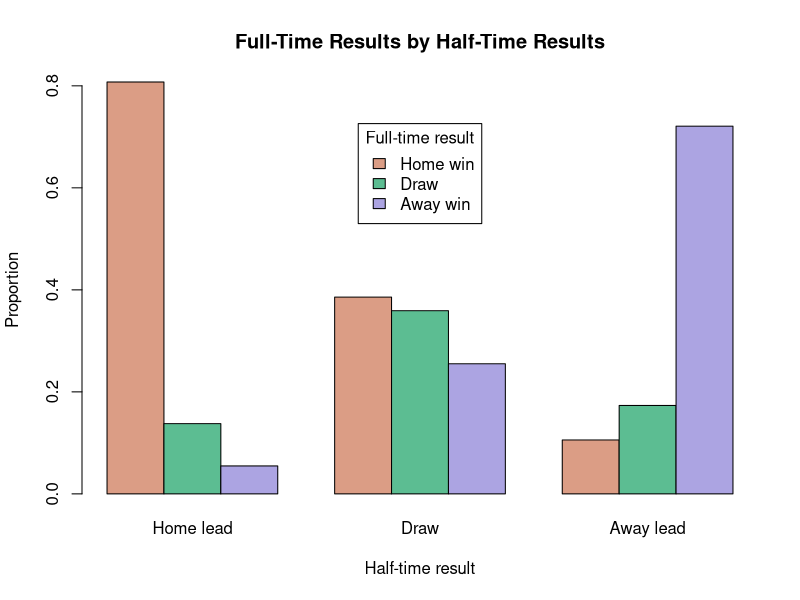
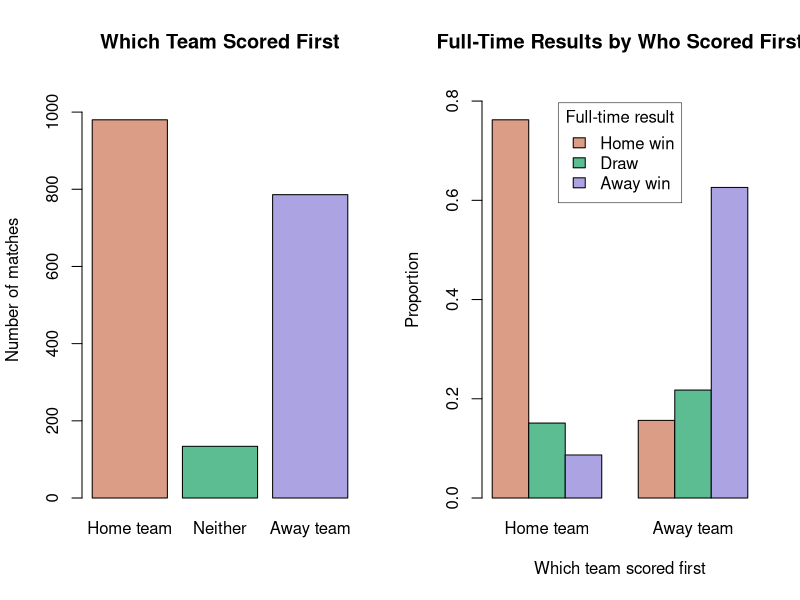
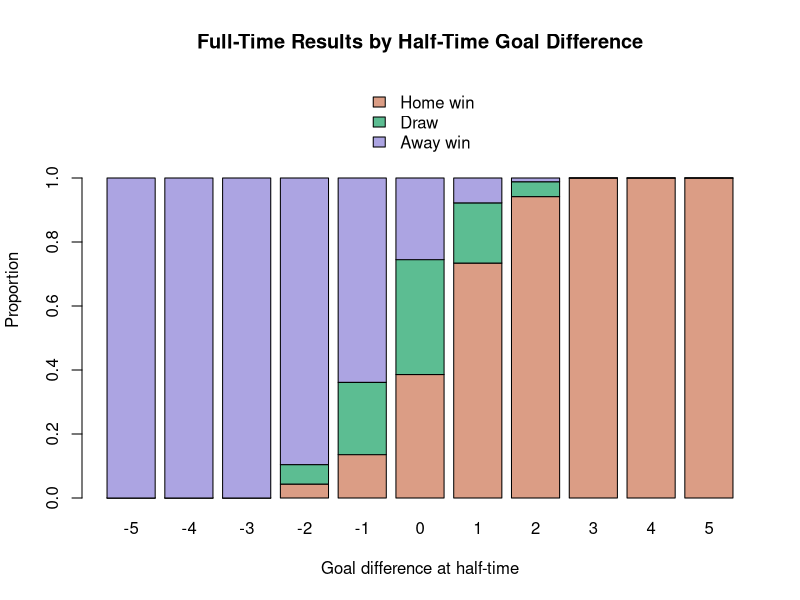
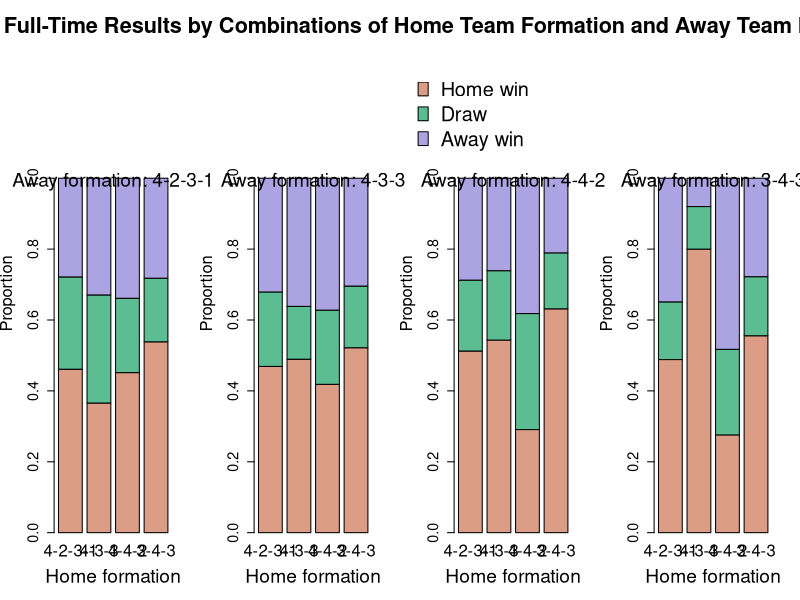
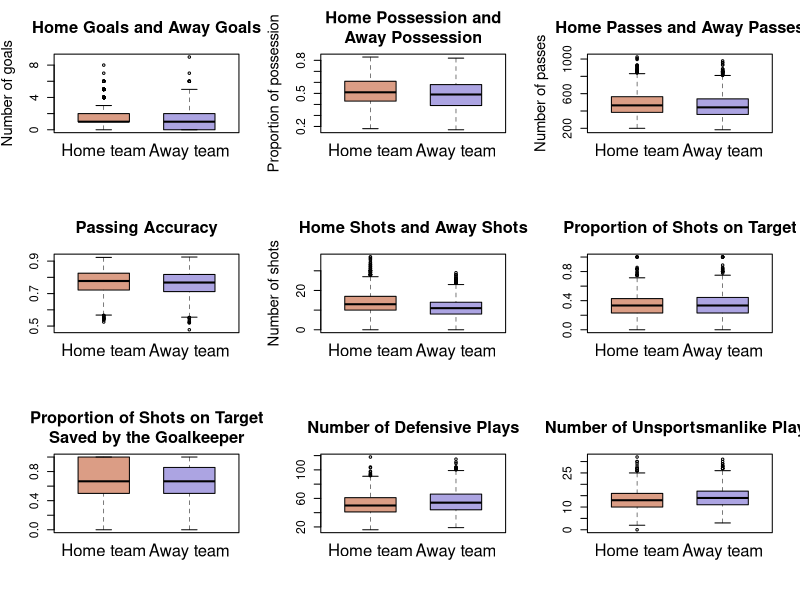
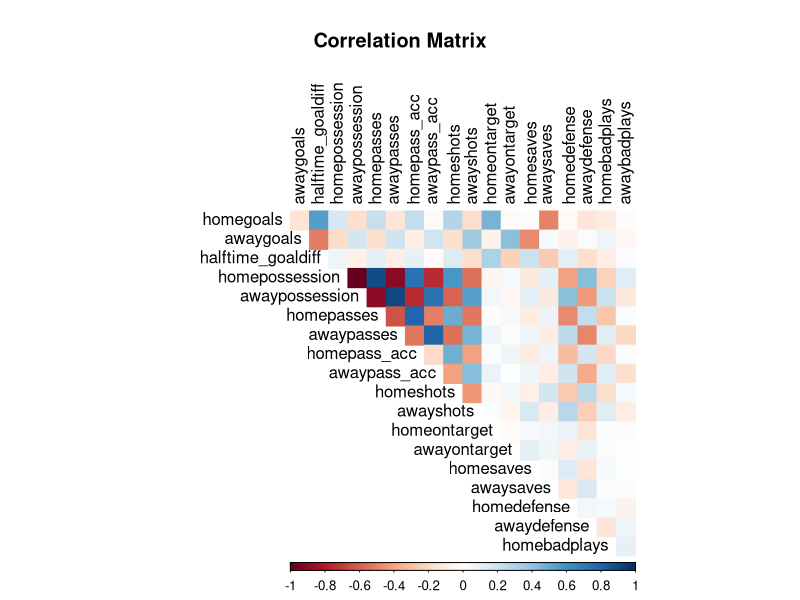
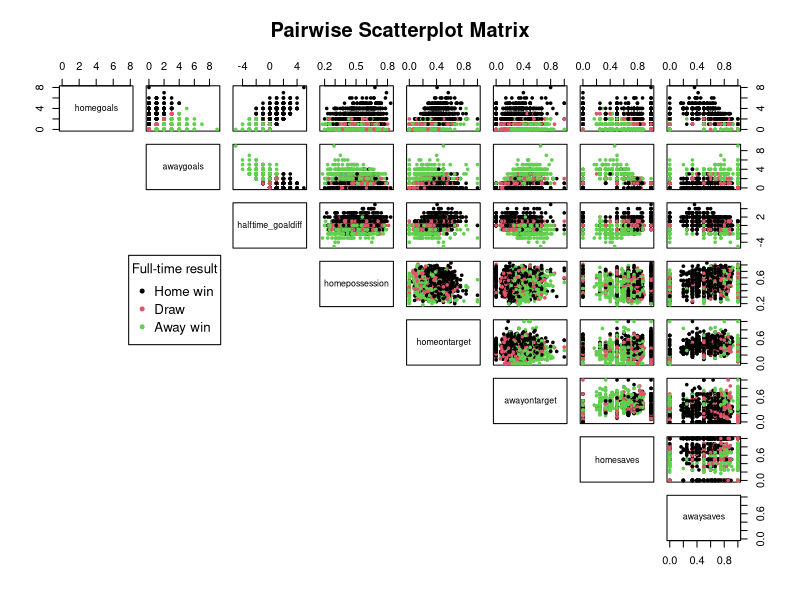
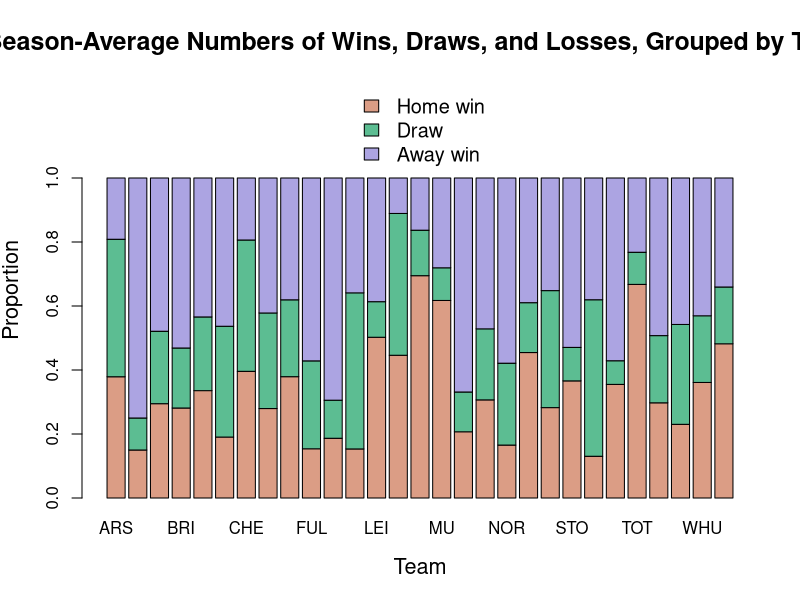

Write R code to recreate these figures, in order. (Note: this script raises an error after producing the figures.)
## Analyzing match statistics and team performances in 5 seasons (2015/16 to 2019/20) of the Premier League
##
## AUTHOR: TARA NGUYEN
## Part of final project for UCLA Extension course:
## Introduction to Data Science
## Completed in December 2020

########## DATA IMPORT AND CLEANING ##########

library(readr)   ## for function read_csv()
matchstats <- read_csv('matchstats.csv')
matchstats
names(matchstats)
summary(matchstats)
colSums(is.na(matchstats))

## replace NAs

matchstats$scoredfirst[is.na(matchstats$scoredfirst)] <- 'neither'

## turn some variables into factors

matchstats$season <- as.factor(matchstats$season)
matchstats$fulltime_res <- factor(matchstats$fulltime_res,
	levels = c('home_win', 'draw', 'away_win'))
matchstats$scoredfirst <- factor(matchstats$scoredfirst,
	levels = c('home', 'neither', 'away'))
matchstats$halftime_res <- factor(matchstats$halftime_res,
	levels = c('home_lead', 'draw', 'away_lead'))
summary(matchstats)

########## DATA TRANSFORMATION ##########

## full-time and half-time results

ft_res <- c('Home win', 'Draw', 'Away win')
ht_res <- c('Home lead', 'Draw', 'Away lead')

## which team scored first

sf <- c('Home team', 'Neither', 'Away team')

##### MATCH RECORDS #####

## most home goals, most away goals

sorthomegoals <- matchstats[order(matchstats$homegoals), c(1:4, 5)]
tail(sorthomegoals)
tail(matchstats[order(matchstats$awaygoals), c(1:4, 6)])

## draws with the most goals

tail(sorthomegoals[sorthomegoals$fulltime_res == 'draw', ], 15)

## biggest home wins, biggest away wins

goaldiff <- matchstats$homegoals - matchstats$awaygoals
tail(matchstats[order(goaldiff), c(1:3, 5, 6)])
head(matchstats[order(goaldiff), c(1:3, 5, 6)])

## highest goal difference at half-time

tail(matchstats[order(matchstats$halftime_goaldiff), c(1:4, 9)])

## biggest comebacks after trailing at half-time

comeback <- cbind(matchstats[, c(1:3, 5, 6, 9)], goaldiff)
comeback <- comeback[order(comeback$halftime_goaldiff), ]

home_cb <- subset(comeback, halftime_goaldiff < 0 & goaldiff > 0)
home_cb_goals <- home_cb$goaldiff - home_cb$halftime_goaldiff
tail(home_cb[order(abs(home_cb$halftime_goaldiff), home_cb_goals), ])

away_cb <- subset(comeback, halftime_goaldiff > 0 & goaldiff < 0)
away_cb_goals <- away_cb$halftime_goaldiff - away_cb$goaldiff
tail(away_cb[order(away_cb$halftime_goaldiff, away_cb_goals), ])

## most unbalanced possession

possessdiff <- matchstats$homepossession - matchstats$awaypossession
tail(matchstats[order(abs(possessdiff)), c(1:4, 12, 13)])

## wins with the lowest possession

sorthomepossess <- matchstats[order(matchstats$homepossession), c(1:4, 12)]
head(sorthomepossess[sorthomepossess$fulltime_res == 'home_win', ])
sortawaypossess <- matchstats[order(matchstats$awaypossession), c(1:4, 13)]
head(sortawaypossess[sortawaypossess$fulltime_res == 'away_win', ])

## losses with the highest possession

tail(sorthomepossess[sorthomepossess$fulltime_res == 'away_win', ])
tail(sortawaypossess[sortawaypossess$fulltime_res == 'home_win', ])

## most/least passes by both teams combined

totalpasses <- matchstats$homepasses + matchstats$awaypasses
passes_subset <- cbind(matchstats[, c(1:4, 14, 15)], totalpasses)
tail(passes_subset[order(totalpasses), ])
head(passes_subset[order(totalpasses), ])

## biggest difference in number of accurate passes

homeaccpasses <- matchstats$homepasses * matchstats$homepass_acc
awayaccpasses <- matchstats$awaypasses * matchstats$awaypass_acc
accpassdiff <- abs(homeaccpasses - awayaccpasses)
accpass_subset <- cbind(matchstats[, c(1:4)], homeaccpasses, awayaccpasses,
	accpassdiff)
tail(accpass_subset[order(accpassdiff), ])

## most/least shots by both teams combined

totalshots <- matchstats$homeshots + matchstats$awayshots
shots_subset <- cbind(matchstats[, c(1:4, 18, 19)], totalshots)
tail(shots_subset[order(totalshots), ])
head(shots_subset[order(totalshots), ])

## wins with the least shots on target

homeshots_ot <- matchstats$homeshots * matchstats$homeontarget
homesot_subset <- cbind(matchstats[, 1:4], homeshots_ot)
homesot_subset <- homesot_subset[order(homeshots_ot), ]
head(homesot_subset[homesot_subset$fulltime_res == 'home_win', ])

awayshots_ot <- matchstats$awayshots * matchstats$awayontarget
awaysot_subset <- cbind(matchstats[, 1:4], awayshots_ot)
awaysot_subset <- awaysot_subset[order(awayshots_ot), ]
head(awaysot_subset[awaysot_subset$fulltime_res == 'away_win', ])

## losses with the most shots on target

tail(homesot_subset[homesot_subset$fulltime_res == 'away_win', ])
tail(awaysot_subset[awaysot_subset$fulltime_res == 'home_win', ])

## biggest difference in number of shots on target

sotdiff <- abs(homeshots_ot - awayshots_ot)
sot_subset <- cbind(matchstats[, 1:4], homeshots_ot, awayshots_ot, sotdiff)
tail(sot_subset[order(sot_subset$sotdiff), ])

## goalless draws with the highest number of shots on target

totalsot <- homeshots_ot + awayshots_ot
nogoal_subset <- cbind(matchstats[, c(1:3, 7)], homeshots_ot, awayshots_ot, 
	totalsot)
nogoal_subset <- subset(nogoal_subset, scoredfirst == 'neither',
	select = c(1:3, 5:7))
tail(nogoal_subset[order(nogoal_subset$totalsot), ])

## most/least defensive plays by both teams combined

totaldefense <- matchstats$homedefense + matchstats$awaydefense
defense_subset <- cbind(matchstats[, c(1:4, 24, 25)], totaldefense)
tail(defense_subset[order(totaldefense), ])
head(defense_subset[order(totaldefense), ])

## most/least unsportsmanlike plays by both teams combined

totalbadplays <- matchstats$homebadplays + matchstats$awaybadplays
badplays_subset <- cbind(matchstats[, c(1:4, 26, 27)], totalbadplays)
tail(badplays_subset[order(totalbadplays), ])
head(badplays_subset[order(totalbadplays), ])

##### CONTIGENCY TABLES ACROSS ALL MATCHES #####

## full-time results, half-time results, and which team scored first

(ft_res_tab <- table(matchstats$fulltime_res))
(ht_res_tab <- table(matchstats$halftime_res))
(sf_tab <- table(matchstats$scoredfirst))

## full-time results by half-time results

(ft_ht_tab <- xtabs(~ fulltime_res + halftime_res, matchstats))
(ft_ht_proptab <- prop.table(ft_ht_tab, 2))   ## proportions

## full-time results by who scored first

(ft_sf_tab <- xtabs(~ fulltime_res + scoredfirst, matchstats))
(ft_sf_proptab <- prop.table(ft_sf_tab, 2))   ## proportions

## full-time results by goal difference at half-time, by home goals and by away goals

(ft_htgd_tab <- xtabs(~ fulltime_res + halftime_goaldiff, matchstats))
(ft_htgd_proptab <- prop.table(ft_htgd_tab, 2))   ## proportions

## full-time results by home goals and by away goals

(ft_homegoals_tab <- xtabs(~ fulltime_res + homegoals, matchstats))
(ft_awaygoals_tab <- xtabs(~ fulltime_res + awaygoals, matchstats))

## number of unique formations

(n_formations_unique <- 
	length(unique(c(matchstats$homeformation, matchstats$awayformation))))
	## 33

## number of times each formation was used

(homefm_tab <- sort(table(matchstats$homeformation), decreasing = T))
(awayfm_tab <- sort(table(matchstats$awayformation), decreasing = T))

## number of home wins, draws, and away wins grouped by formation
## (only the most used formations included)

ft_form_tab <- xtabs(~ fulltime_res + homeformation + awayformation, 
	matchstats)
(ft_form_tab <- ft_form_tab[, names(homefm_tab[1:4]),
	names(awayfm_tab[1:4])])
(ft_form_proptab <- prop.table(ft_form_tab, 2:3))   ## proportions

##### PER-SEASON AND PER-MATCH AVERAGES AT TEAM LEVEL #####

n_teams_per_season <- 20

## all teams

(teams <- sort(unique(c(matchstats$hometeam, matchstats$awayteam))))

## abbreviate team names

teams_abbr <- toupper(substr(teams, 1, 3))
teams_abbr[which(teams_abbr == 'MAN')] <- c('MCT', 'MU')
teams_abbr[which(teams_abbr == 'WES')] <- c('WBA', 'WHU')
teams_abbr

## number of unique teams in all seasons

(n_teams_unique <- length(teams))   ## 29

## number of home/away games each team played across all seasons

n_homegames_byteam <- table(matchstats$hometeam)

## number of seasons each team played in

(n_seasons_byteam <- n_homegames_byteam / (n_teams_per_season - 1))

## teams that played in all 5 seasons

n_seasons_byteam[n_seasons_byteam == 5]
sum(n_seasons_byteam == 5)   ## 13

## season-average number of wins/draws/losses

home_res_tab <- xtabs(~ fulltime_res + hometeam, matchstats)
home_res_seasonavg <- home_res_tab / as.vector(n_seasons_byteam)
head(home_res_seasonavg)

away_res_tab <- xtabs(~ fulltime_res + awayteam, matchstats)
away_res_seasonavg <- away_res_tab / as.vector(n_seasons_byteam)
head(away_res_seasonavg)

res_seasonavg <- rbind(home_res_seasonavg[1, ] + away_res_seasonavg[3, ],
	home_res_seasonavg[2, ] + away_res_seasonavg[2, ],
	home_res_seasonavg[3, ] + away_res_seasonavg[1, ])
rownames(res_seasonavg) <- c('win', 'draw', 'loss')
(res_proptab <- prop.table(res_seasonavg, 2))   ## proportions

## season-average number of times each team scored/conceded first, grouped by full-time results

home_sf_res_tab <- xtabs(~ hometeam + scoredfirst + fulltime_res, 
	matchstats)
home_sf_res_seasonavg <- home_sf_res_tab / as.vector(n_seasons_byteam)
head(home_sf_res_seasonavg[, , 2])

away_sf_res_tab <- xtabs(~ awayteam + scoredfirst + fulltime_res, 
	matchstats)
away_sf_res_seasonavg <- away_sf_res_tab / as.vector(n_seasons_byteam)
head(away_sf_res_seasonavg[, , 2])

## season-average number of wins after conceding first

concf_win_seasonavg <- rbind(home_sf_res_seasonavg[, 'away', 'home_win'], 
	away_sf_res_seasonavg[, 'home', 'away_win'])
rownames(concf_win_seasonavg) <- c('home_win', 'away_win')
concf_win_seasonavg

## percentage of times each team won after conceding first

home_concf_win_prop <- prop.table(home_sf_res_tab[, 'away', ], 1)
away_concf_win_prop <- prop.table(away_sf_res_tab[, 'home', ], 1)
concf_win_prop <- cbind(home_concf_win_prop[, 'home_win'],
	away_concf_win_prop[, 'away_win'])
colnames(concf_win_prop) <- c('Home', 'Away')
head(concf_win_prop)

## season-average number of losses after scoring first

sf_loss_seasonavg <- rbind(home_sf_res_seasonavg[, 'home', 'away_win'], 
	away_sf_res_seasonavg[, 'away', 'home_win'])
rownames(sf_loss_seasonavg) <- c('home_loss', 'away_loss')
sf_loss_seasonavg

## season-average number of half-time leads/draws/trails, grouped by full-time results

home_ft_ht_tab <- xtabs(~ hometeam + halftime_res + fulltime_res,
	matchstats)
colnames(home_ft_ht_tab) <- c('lead', 'draw', 'trail')
home_ht_ft_seasonavg <- home_ft_ht_tab / as.vector(n_seasons_byteam)
head(home_ht_ft_seasonavg[, , 1])

away_ft_ht_tab <- xtabs(~ awayteam + halftime_res + fulltime_res,
	matchstats)
colnames(away_ft_ht_tab) <- c('trail', 'draw', 'lead')
away_ht_ft_seasonavg <- away_ft_ht_tab / as.vector(n_seasons_byteam)
head(away_ht_ft_seasonavg[, , 1])

## season-average number of wins after trailing at half-time

httrail_win_seasonavg <- rbind(home_ht_ft_seasonavg[, 'trail', 'home_win'],
	away_ht_ft_seasonavg[, 'trail', 'away_win'])
rownames(httrail_win_seasonavg) <- c('home_win', 'away_win')
httrail_win_seasonavg

## percentage of times each team won after trailing at half-time

home_httrail_win_prop <- prop.table(home_ft_ht_tab[, 'trail', ])
away_httrail_win_prop <- prop.table(away_ft_ht_tab[, 'trail', ])
httrail_win_prop <- cbind(home_httrail_win_prop[, 'home_win'],
	away_httrail_win_prop[, 'away_win'])
colnames(httrail_win_prop) <- c('Home', 'Away')
head(httrail_win_prop)

## season-average number of losses after leading at half-time

htlead_loss_seasonavg <- rbind(home_ht_ft_seasonavg[, 'lead', 'away_win'], 
	away_ht_ft_seasonavg[, 'lead', 'home_win'])
rownames(htlead_loss_seasonavg) <- c('home_loss', 'away_loss')
htlead_loss_seasonavg

## season-average number of clean sheets

(cleansh_seasonavg <- (xtabs(~ hometeam + awaygoals, matchstats)[, 1] +
	xtabs(~ awayteam + homegoals, matchstats)[, 1]) / n_seasons_byteam)

## match-average stats

home_matchavg <- aggregate(cbind(homegoals, awaygoals, halftime_goaldiff, 
	homepossession, homepasses, homepass_acc, homeshots, homeontarget, 
	homesaves, homedefense, homebadplays) ~ hometeam, matchstats, mean)
colnames(home_matchavg) <- c('team', 'goalsscored', 'goalsconceded', 
	'ht_goaldiff', 'possession', 'passes', 'pass_acc', 'shots', 'ontarget', 
	'saves', 'defense', 'badplays')

away_matchavg <- aggregate(cbind(homegoals, awaygoals, halftime_goaldiff, 
	awaypossession, awaypasses, awaypass_acc, awayshots, awayontarget, 
	awaysaves, awaydefense, awaybadplays) ~ awayteam, matchstats, mean)
colnames(away_matchavg) <- c('team', 'goalsconceded', 'goalsscored', 
	'ht_goaldiff', 'possession', 'passes', 'pass_acc', 'shots', 'ontarget', 
	'saves', 'defense', 'badplays')

matchavg <- cbind(home_matchavg[, 1:3], away_matchavg[, 3:2], 
	(home_matchavg[, 2] + away_matchavg[, 3]) / 2,
	(home_matchavg[, 3] + away_matchavg[, 2]) / 2)
matchavg <- cbind(matchavg,
	(home_matchavg[, -(1:3)] + away_matchavg[, -(1:3)]) / 2)
colnames(matchavg)
colnames(matchavg)[2:7] <- c('homescored', 'homeconceded', 'awayscored', 
	'awayconceded', 'totalscored', 'totalconceded')
matchavg$ft_goaldiff <- with(matchavg, 
	(homescored + awayscored - homeconceded - awayconceded) / 2)
colnames(matchavg)
matchavg <- matchavg[, c(1:7, 17, 8:16)]
format(head(matchavg), digits = 4)

##### SEASON-END STATS AT TEAM LEVEL #####

seasons <- levels(matchstats$season)

## teams in each season

library(reshape2)   ## for function melt()

teams_byseason <- t(aggregate(hometeam ~ season, matchstats, 
	function(x) sort(unique(x))))
teams_byseason <- teams_byseason[-1, ]
colnames(teams_byseason) <- seasons
teams_byseason <- melt(teams_byseason, varnames = c('', 'season'),
	value.name = 'team')
teams_byseason <- teams_byseason[, -1]
teams_byseason[c(1:5, 21:25), ]

## season-total number of wins/draws/losses

homewin_byseason <- aggregate(fulltime_res ~ hometeam + season, matchstats, 
	function(x) sum(x == 'home_win'))
awaywin_byseason <- aggregate(fulltime_res ~ awayteam + season, matchstats, 
	function(x) sum(x == 'away_win'))
win_byseason <- cbind(teams_byseason,
	homewin_byseason[, 3] + awaywin_byseason[, 3])
colnames(win_byseason)[3] <- 'win'

homedraw_byseason <- aggregate(fulltime_res ~ hometeam + season, matchstats, 
	function(x) sum(x == 'draw'))
awaydraw_byseason <- aggregate(fulltime_res ~ awayteam + season, matchstats, 
	function(x) sum(x == 'draw'))
draw_byseason <- cbind(teams_byseason,
	homedraw_byseason[, 3] + awaydraw_byseason[, 3])
colnames(draw_byseason)[3] <- 'draw'

homeloss_byseason <- aggregate(fulltime_res ~ hometeam + season, matchstats, 
	function(x) sum(x == 'away_win'))
awayloss_byseason <- aggregate(fulltime_res ~ awayteam + season, matchstats, 
	function(x) sum(x == 'home_win'))
loss_byseason <- cbind(teams_byseason,
	homeloss_byseason[, 3] + awayloss_byseason[, 3])
colnames(loss_byseason)[3] <- 'loss'

res_byseason <- cbind(win_byseason, draw_byseason[, 3], loss_byseason[, 3])
colnames(res_byseason)[4:5] <- c('draw', 'loss')
head(res_byseason)

## season-total number of points earned (3 for each win, 1 for each draw)

pts_byseason <- cbind(res_byseason[, 1:2],
	res_byseason$win * 3 + res_byseason$draw)
colnames(pts_byseason)[3] <- 'points'
head(pts_byseason)

## season-total number of goals scored/conceded

homesc_byseason <- aggregate(homegoals ~ hometeam + season, matchstats, sum)
awaysc_byseason <- aggregate(awaygoals ~ awayteam + season, matchstats, sum)
scored_byseason <- cbind(teams_byseason,
	homesc_byseason[, 3] + awaysc_byseason[, 3])
colnames(scored_byseason)[3] <- 'goalsscored'
head(scored_byseason)

homeconc_byseason <- aggregate(awaygoals ~ hometeam + season, matchstats, 
	sum)
awayconc_byseason <- aggregate(homegoals ~ awayteam + season, matchstats, 
	sum)
conceded_byseason <- cbind(teams_byseason,
	homeconc_byseason[, 3] + awayconc_byseason[, 3])
colnames(conceded_byseason)[3] <- 'goalsconceded'
head(conceded_byseason)

## season-total goal difference

goaldiff_byseason <- cbind(teams_byseason,
	scored_byseason[3] - conceded_byseason[3])
colnames(goaldiff_byseason)[3] <- 'goaldiff'
head(goaldiff_byseason)

##### TEAM RANKINGS #####

## rankings at the end of each season

ranktab_byseason <- cbind(res_byseason, pts_byseason[3], scored_byseason[3], 
	conceded_byseason[3])

## season-total goal difference
ranktab_byseason$goaldiff <- 
	ranktab_byseason$goalsscored - ranktab_byseason$goalsconceded

## ranks
ranktab_byseason <- ranktab_byseason[with(ranktab_byseason, 
	order(season, points, goaldiff, goalsscored, goalsconceded, 
	decreasing = c(F, rep(T, 4)))), ]
ranktab_byseason$rank <- rep(1:n_teams_per_season, length(seasons))
ncol <- ncol(ranktab_byseason)
ranktab_byseason <- ranktab_byseason[, c(ncol, 1:(ncol-1))]
head(ranktab_byseason)
tail(ranktab_byseason)

## rankings across all seasons

ranktab_allseasons <- cbind(n_homegames_byteam * 2, 
	aggregate(cbind(win, draw, loss, points, goalsscored, goalsconceded, 
		goaldiff) ~ team, ranktab_byseason, mean)[, -1])
head(ranktab_allseasons)
colnames(ranktab_allseasons)[1:2] <- c('team', 'matches')

## ranks
ranktab_allseasons <- ranktab_allseasons[with(ranktab_allseasons, 
	order(points, goaldiff, goalsscored, decreasing = T)), ]
ranktab_allseasons$rank <- 1:nrow(ranktab_allseasons)
ncol <- ncol(ranktab_allseasons)
ranktab_allseasons <- ranktab_allseasons[, c(ncol, 1:(ncol-1))]
head(ranktab_allseasons)   ## teams with the highest average points/season
tail(ranktab_allseasons)   ## teams with the lowest average points/season

##### TEAM RECORDS #####

## most/least wins/draws/losses in a season

tail(ranktab_byseason[order(ranktab_byseason$win), ])
head(ranktab_byseason[order(ranktab_byseason$win), ])
tail(ranktab_byseason[order(ranktab_byseason$draw), ])
head(ranktab_byseason[order(ranktab_byseason$draw), ])
tail(ranktab_byseason[order(ranktab_byseason$loss), ])
head(ranktab_byseason[order(ranktab_byseason$loss), ])

## most/least total wins/draws/losses per season

tail(ranktab_allseasons[order(ranktab_allseasons$win), ])
head(ranktab_allseasons[order(ranktab_allseasons$win), ])
tail(ranktab_allseasons[order(ranktab_allseasons$draw), ])
head(ranktab_allseasons[order(ranktab_allseasons$draw), ])
tail(ranktab_allseasons[order(ranktab_allseasons$loss), ])
head(ranktab_allseasons[order(ranktab_allseasons$loss), ])

## most/least points in a season

tail(ranktab_byseason[order(ranktab_byseason$points), ])
head(ranktab_byseason[order(ranktab_byseason$points), ])

## most season-average wins after conceding first

tail(sort(colSums(concf_win_seasonavg)))

## most season-average losses after scoring first

tail(sort(colSums(sf_loss_seasonavg)))

## most season-average wins after trailing at half-time

tail(sort(colSums(httrail_win_seasonavg)))

## most season-average losses after leading at half-time

tail(sort(colSums(htlead_loss_seasonavg)))

## most clean sheets per season

tail(sort(cleansh_seasonavg))

## most/least goals scored/conceded in a season

tail(ranktab_byseason[order(ranktab_byseason$goalsscored), ])
head(ranktab_byseason[order(ranktab_byseason$goalsscored), ])
tail(ranktab_byseason[order(ranktab_byseason$goalsconceded), ])
head(ranktab_byseason[order(ranktab_byseason$goalsconceded), ])

## highest/lowest goal difference in a season

tail(ranktab_byseason[order(ranktab_byseason$goaldiff), ])
head(ranktab_byseason[order(ranktab_byseason$goaldiff), ])

########## DATA VISUALIZATION ##########

## function for getting colors for plots
## n: number of colors needed
## i: index of the color palette listed in hcl.pals('qualitative')
## i = 1: "Pastel 1"
## i = 2: "Dark 2"
## i = 3: "Dark 3"
## i = 4: "Set 2"
## i = 5: "Set 3"
## i = 6: "Warm"
## i = 7: "Cold"
## i = 8: "Harmonic"
## i = 9: "Dynamic"
## i > 9: the list of palettes gets recycled
## alpha: color transparency; a single number or a vector of numbers between 0 and 1

getcol <- function(n, i, alpha = NULL) {
	if (i %% 9 != 0) {
		i <- i %% 9
	}
	hcl.colors(n, hcl.pals('qualitative')[i], alpha = alpha)
}

## colors for plots of home team vs. away team

col_hva <- getcol(3, 9)[c(1, 3)]

## function for drawing box plots with user-defined properties
## x: data for plotting
## ...: other arguments to be passed to the boxplot() function

myboxplot <- function(x, ...) {
	boxplot(x, ..., col = col_hva, boxwex = .6, medlwd = 2, whisklwd = .5, 
		staplewex = .3, outcex = .5)
}

## function for saving plots as png files
## name: a descriptive name for the file (without the .png extension)
## w, h: width and height (in pixels) of the image

saveaspng <- function(name, w = 700, h = 480) {
	filename <- paste0('epldat5seasons/Plots/', name, '.png')
	png(filename, w, h)
}

##### PLOTS OF CONTIGENCY TABLES #####

saveaspng('fulltime-halftime-results')
barplot(ft_ht_proptab, main = 'Full-Time Results by Half-Time Results',
	names.arg = ht_res, xlab = 'Half-time result', ylab = 'Proportion',
	col = getcol(3, 9), beside = T, legend.text = ft_res, 
	args.legend = list(x = 'top', title = 'Full-time result', inset = .1))
dev.off()

saveaspng('fulltime-results-scoredfirst')
par(mfrow = c(1, 2))
barplot(sf_tab, main = 'Which Team Scored First', names.arg = sf,
	ylab = 'Number of matches', ylim = c(0, max(sf_tab)) * 1.1, 
	col = getcol(3, 9))
barplot(ft_sf_proptab[, -2], ylim = c(0, max(ft_sf_proptab[, -2])) * 1.1, 
	main = 'Full-Time Results by Who Scored First',names.arg = sf[-2],
	xlab = 'Which team scored first', ylab = 'Proportion', beside = T, 
	col = getcol(3, 9), legend.text = ft_res, args.legend = list(x = 'top',
	title = 'Full-time result', inset = .05, box.lwd = .5))
par(mfrow = c(1, 1))
dev.off()

saveaspng('fulltime-results-halftime-goaldiff')
barplot(ft_htgd_proptab, col = getcol(3, 9), ylim = c(0, 1.3), axes = F,
	main = 'Full-Time Results by Half-Time Goal Difference',
	xlab = 'Goal difference at half-time', ylab = 'Proportion')
## draw y-axis
axis(2, seq(0, 1, .2))
## add legend
legend('top', ft_res, fill = getcol(3, 9), bty = 'n')
dev.off()

saveaspng('formations', 1000)
par(mfrow = c(1, 4))
for (i in 1:4) {
	bp <- barplot(ft_form_proptab[, , i], col = getcol(3, 9), axes = F, 
		axisnames = F, ylim = c(0, 1.35), ylab = 'Proportion', 
		cex.lab = 1.5)
	## draw y-axis
	axis(2, seq(0, 1, .2), cex.axis = 1.3)
	## add info on teams' formations
	mtext(paste('Away formation:', dimnames(ft_form_proptab)[[3]][i]),
		line = -10.25, cex = 1.15)
	mtext('Home formation', side = 1, line = 3, cex = 1.15)
	mtext(dimnames(ft_form_proptab)[[2]], at = bp, side = 1, line = 1)
}
par(mfrow = c(1, 1))
## add title
mtext(paste('Full-Time Results by Combinations of Home Team Formation and', 
	'Away Team Formation'), side = 3, line = 2.25, font = 2, cex = 1.3)
## add legend
legend('topleft', ft_res, cex = 1.2, fill = getcol(3, 9), bty = 'n', 
	inset = c(.4, .018), y.intersp = .9)
dev.off()

##### PLOTS OF NUMERIC VARIABLES #####

## function for drawing box plots of numeric variables
## vars: names of column in matchavg data frame to be plotted
## ...: other arguments to be passed to myboxplot() function

numvarsbxp1 <- function(vars, ...) {
	myboxplot(matchstats[, vars], show.names = F, cex.main = 1.5, 
		cex.lab = 1.35, cex.axis = 1.1, ...)
	## add x-axis labels
	mtext(c('Home team', 'Away team'), side = 1, line = 1, at  = 1:2)
}

saveaspng('numericvars1', 700, 500)
par(mfrow = c(3, 3))
numvarsbxp1(c('homegoals', 'awaygoals'), ylab = 'Number of goals',
	main = 'Home Goals and Away Goals')
numvarsbxp1(c('homepossession', 'awaypossession'),
	main = 'Home Possession and\nAway Possession',
	ylab = 'Proportion of possession')
numvarsbxp1(c('homepasses', 'awaypasses'), ylab = 'Number of passes',
	main = 'Home Passes and Away Passes')
numvarsbxp1(c('homepass_acc', 'awaypass_acc'), main = 'Passing Accuracy')
numvarsbxp1(c('homeshots', 'awayshots'), ylab = 'Number of shots',
	main = 'Home Shots and Away Shots')
numvarsbxp1(c('homeontarget', 'awayontarget'),
	main = 'Proportion of Shots on Target')
numvarsbxp1(c('homesaves', 'awaysaves'),
	main = 'Proportion of Shots on Target\nSaved by the Goalkeeper')
numvarsbxp1(c('homedefense', 'awaydefense'),
	main = 'Number of Defensive Plays')
numvarsbxp1(c('homebadplays', 'awaybadplays'),
	main = 'Number of Unsportsmanlike Plays')
par(mfrow = c(1, 1))
dev.off()

## visualization of correlation matrix

library(corrplot)   ## for function corrplot()

saveaspng('correlation-matrix', 480)
corrplot(cor(matchstats[, c(5:6, 9, 12:27)]), method = 'color', 
	title = 'Correlation Matrix', type = 'upper', diag = F, 
	mar = c(0, 0, 4, 0), tl.col = 1, cl.pos = 'b', cl.ratio = .1)
dev.off()

## pairwise scatterplot matrix, color-coded by full-time results

saveaspng('scatterplot-matrix')
plot(matchstats[, c(5:6, 9, 12, 20:23)], col = matchstats$fulltime_res, 
	main = 'Pairwise Scatterplot Matrix', pch = 20, cex = .8,
	lower.panel = NULL)
## add legend
legend('left', ft_res, title = 'Full-time result', col = 1:3, pch = 20, 
	cex = .8, inset = .1)
dev.off()

##### PLOTS OF PER-SEASON AND PER-MATCH AVERAGES #####

saveaspng('win-draw-loss', 1280)
barplot(res_proptab, col = getcol(3, 9), ylim = c(0, 1.3), axes = F,
	main = paste('Season-Average Numbers of Wins, Draws, and Losses,',
	'Grouped by Team'), names.arg = teams_abbr, xlab = 'Team',
	ylab = 'Proportion', cex.lab = 1.3, cex.main = 1.5)
## draw y-axis
axis(2, seq(0, 1, .2))
## add legend
legend('top', ft_res, fill = getcol(3, 9), cex = 1.2, bty = 'n')
dev.off()

saveaspng('win-concfirst-seasonavg', 1280)
barplot(concf_win_seasonavg, col = getcol(2, 9), names.arg = teams_abbr,
	main = paste('Season-Average Number of Times A Team Won',
	'After Conceding First'), ylim = c(0, max(concf_win_seasonavg) * 1.1), 
	ylab = 'Number of matches', xlab = 'Team', cex.lab = 1.3, 
	cex.main = 1.5)
## add legend
legend('topleft', c('Home win', 'Away win'), cex = 1.2, fill = getcol(2, 9), 
	inset = c(.15, .05), horiz = T)
dev.off()

saveaspng('win-trailatht-seasonavg', 1280)
barplot(httrail_win_seasonavg, col = getcol(2, 9), names.arg = teams_abbr,
	main = paste('Season-Average Number of Times A Team Won',
	'After Trailing at Half-Time'), ylab = 'Number of matches',
	xlab = 'Team', cex.lab = 1.3, cex.main = 1.5)
## add legend
legend('top', c('Home win', 'Away win'), cex = 1.2, fill = getcol(2, 9), 
	inset = .1, horiz = T)
dev.off()

saveaspng('win-homeadvantage-props')
par(mfrow = c(1, 2))
myboxplot(concf_win_prop, ylab = 'Proportion', main = paste('Proportion of',
	'Times A Team Won\nAt Home Vs. Away After Conceding First'))
myboxplot(httrail_win_prop, ylab = 'Proportion', main = paste('Proportion',
	'of Times A Team Won\nAt Home Vs. Away After Trailing at Half-Time'))
par(mfrow = c(1, 1))
dev.off()

## PLOTS OF NUMERIC VARIABLES

## function for drawing box plots of numeric variables
## var: name of column in matchavg data frame to be plotted
## main: plot title
## ...: other arguments to be passed to myboxplot() function

numvarsbxp2 <- function(var, ..., main) {
	myboxplot(home_matchavg[, var], away_matchavg[, var], show.names = F,
		cex.main = 1.5, cex.lab = 1.35, cex.axis = 1.1,
		main = paste0('Average ', main, 'Per Match'), ...)
	## add x-axis labels
	mtext(c('Home match', 'Away match'), side = 1, line = 1, at = 1:2)
}

saveaspng('numericvars2', 800, 700)
par(mfrow = c(4, 3))
numvarsbxp2('goalsscored', main = 'Number of Goals Scored\n',
	ylab = 'Number of goals')
numvarsbxp2('goalsconceded', main = 'Number of Goals Conceded\n',
	ylab = 'Number of goals')
numvarsbxp2('possession', main = 'Proportion of Possession\n',
	ylab = 'Proportion')
numvarsbxp2('passes', main = 'Number of Passes\n', ylab = 'Number of passes')
numvarsbxp2('pass_acc', main = 'Passing Accuracy\n', ylab = 'Accuracy')
numvarsbxp2('shots', main = 'Number of Shots\n', ylab = 'Number of shots')
numvarsbxp2('ontarget', main = 'Proportion of Shots on Target\n',
	ylab = 'Number of shots')
numvarsbxp2('saves', main = paste('Proportion of Shots on Target\nSaved by', 
	'the Goalkeeper '), ylab = 'Proportion')
numvarsbxp2('defense', main = 'Number of Defensive Plays\n',
	ylab = 'Number of plays')
numvarsbxp2('badplays', main = 'Number of Unsportsmanlike Plays\n',
	ylab = 'Number of plays')
par(mfrow = c(1, 1))
dev.off()

## function for drawing bar plots of numeric variables
## var: name of column in matchavg data frame to be plotted
## ...: other arguments to be passed to barplot() function

numvarsbrp <- function(var, ...) {
	barplot(matchavg[, var], col = getcol(n_teams_unique, 9), xlab = 'Team', 
		cex.lab = 1.3, cex.main = 1.5, names.arg = teams_abbr, 
		ylim = c(0, matchavg[, var]) * 1.1, ...)
}

saveaspng('team-matchavg-possession', 1280)
numvarsbrp('possession', main = 'Average Proportion of Ball Possession Per Match')
dev.off()

saveaspng('team-matchavg-passes', 1280)
numvarsbrp('passes', main = 'Average Number of Passes Per Match')
dev.off()

saveaspng('team-matchavg-pass_acc', 1280)
numvarsbrp('pass_acc', main = 'Average Passing Accuracy Per Match')
dev.off()

saveaspng('team-matchavg-shots', 1280)
numvarsbrp('shots', main = 'Average Number of Shots Per Match')
dev.off()

saveaspng('team-matchavg-ontarget', 1280)
numvarsbrp('ontarget', main = 'Average Proportion of Shots on Target Per Match')
dev.off()

saveaspng('team-matchavg-saves', 1280)
numvarsbrp('saves', main = paste('Average Proportion of Shots on Target', 
	'Saved by the Goalkeeper Per Match'))
dev.off()

saveaspng('team-matchavg-defense', 1280)
numvarsbrp('defense', main = 'Average Number of Defensive Plays Per Match')
dev.off()

saveaspng('team-matchavg-badplays', 1280)
numvarsbrp('badplays', main = 'Average Number of Unsportsmanlike Plays Per Match')
dev.off()

########## STATISTICAL ANALYSES ##########

##### CLASSIFICATION OF FULL-TIME RESULTS USING RANDOM FORESTS #####

## split data into training set (70%) and test set (30%)
## select only variables that are going to be in the model

nrow <- nrow(matchstats)
ntrain <- round(nrow * .7)
set.seed(264)   ## for reproducible results
index <- sample(nrow, ntrain)
(trainset <- matchstats[index, c(4:7, 9, 12, 20:23)])
(testset <- matchstats[-index, c(4:7, 9, 12, 20:23)])

library(randomForest)   ## to use random forest algorith

(rf <- randomForest(fulltime_res ~ ., trainset, importance = T))
## Number of trees: 500
## No. of variables tried at each split: 3
## OOB estimate of error rate: .45%

## plot error rates vs. number of trees

saveaspng('randomforest-error-vs-ntree')
plot(rf, main = paste('Error Rates as a Function of the Number of Trees',
	'in the Random Forest'))
## add legend
legend('topright', c('Out-of-bag sample', 'Home-win class', 'Draw class', 
	'Away-win class'), lty = 1:4, col = 1:4)
dev.off()

## use model rf to classify full-time results in the test set

pred <- predict(rf, testset)

## confusion matrix of predicted values and actual values in test set

table(pred, testset$fulltime_res)

## number of misclassifcations and error rate in the test set

(n_misclass <- sum(testset$fulltime_res != pred))   ## 2
(mean(testset$fulltime_res != pred) * 100)   ## .35%

## fine-tune the model by varying the number of variables tried at each split

testset_err_rate_new <- c()
oob_error <- c()
for (i in 1:(ncol(trainset) - 1)) {
	rf_new <- randomForest(fulltime_res ~ ., trainset, mtry = i,
		importance = T)
	
	## new predicted values for the test set
	pred_new <- predict(rf_new, testset)
	
	## new misclassification rate in the test set
	testset_err_rate_new[i] <- mean(testset$fulltime_res != pred_new)

	## new out-of-bag error estimate
	oob_error[i] <- rf_new$err.rate[rf_new$ntree, 1]
}

## plot new error rates vs. number of variables tried at each split

saveaspng('randomforest-finetune')
par(mfrow = c(1, 2))
plot(testset_err_rate_new, type = 'b', col = 3, 
	xlab = 'Number of variables', ylab = 'Error rate in the test set')
plot(oob_error, type = 'b', col = 4, lty = 2, pch = 20, 
	xlab = 'Number of variables', ylab = 'Out-of-bag error estimate')
## add title
title <- paste('Error Rates in the Test Set and Out-of-Bag Error Estimates',
	'as a Function of\nthe Number of Variables Tried at Each Split')
par(mfrow = c(1, 1))
mtext(title, line = 1, font = 2, cex = 1.2)
dev.off()

## importance matrix for the original model (rf)

importance <- importance(rf)
importance[order(importance[, 4], importance[, 5], decreasing = T), ]

## variable importance plot

saveaspng('randomforest-varimportance')
varImpPlot(rf, main = 'Variable Importance in the Random Forest')
dev.off()

## how many times each variable was used in the random forest

use_counts <- varUsed(rf)
names(use_counts) <- colnames(trainset)[-1]
sort(use_counts, decreasing = T)

## partial dependence plots for the three most important variables

## get the coordinates to find out the limits on the axes
pdp <- vector('list', 5)
pdp[[1]] <- partialPlot(rf, as.data.frame(trainset), homegoals, 'home_win', 
	plot = F)
pdp[[2]] <- partialPlot(rf, as.data.frame(trainset), homegoals, 'draw',
	plot = F)
pdp[[3]] <- partialPlot(rf, as.data.frame(trainset), homegoals, 'away_win', 
	plot = F)
pdp[[4]] <- partialPlot(rf, as.data.frame(trainset), awaygoals, 'home_win', 
	plot = F)
pdp[[5]] <- partialPlot(rf, as.data.frame(trainset), awaygoals, 'away_win', 
	plot = F)

xlim <- range(sapply(pdp, function(x) range(x$x)))
ylim <- range(sapply(pdp, function(x) range(x$y))) * c(1.1, 1.5)

## draw the plots

saveaspng('randomforest-partialdependence-numeric')
plot(pdp[[1]], type = 'b', col = 3, lty = 2, lwd = 2, xlim = xlim, 
	ylim = ylim, main = paste('Partial Dependence of Full-Time Results on', 
	'the Numbers of Home Goals and Away Goals'), xlab = 'Number of goals', 
	ylab = 'Partial dependence')
lines(pdp[[2]], type = 'b', col = 3, lty = 3, lwd = 3, pch = 0)
lines(pdp[[3]], type = 'b', col = 3, lty = 4, lwd = 2, pch = 2)
lines(pdp[[4]], type = 'b', col = 4, lty = 2, lwd = 2, pch = 16)
lines(pdp[[5]], type = 'b', col = 4, lty = 4, lwd = 2, pch = 17)
## add legends
legend('topleft', c('Home win', 'Draw', 'Away win'), col = 3, lty = 2:4,
	lwd = c(2, 3, 2), pch = c(1, 0, 2), title = 'Dependence on home goals', 
	box.lwd = .5)
legend('topright', c('Home win', 'Away win'), col = 4, lty = c(2, 4),
	lwd = 2, pch = c(16, 17), title = 'Dependence on away goals', 
	box.lwd = .5)
## add horizontal line at y = 0
abline(h = 0, col = 'red', lty = 5)
dev.off()

saveaspng('randomforest-partialdependence-sf', 750)
classes <- levels(trainset$fulltime_res)
par(mfrow = c(1, 3))
for (i in seq_along(classes)) {
	pdp_sf <- partialPlot(rf, as.data.frame(trainset), scoredfirst,
		classes[i], plot = F)
	bp <- barplot(pdp_sf$y, col = getcol(3, 9)[i], axes = F, axisnames = F,
		ylim = range(pdp_sf$y) + c(-.2, 1), ylab = 'Partial dependence',
		cex.lab = 1.5)
	## draw y-axis
	axis(2, cex.axis = 1.2)
	## add x-axis names
	mtext(sf, at = bp, side = 1, line = .5, cex = .9)
	## add legend
	legend('top', ft_res[i], fill = getcol(3, 9)[i], cex = 1.4, 
		inset = .02, box.lwd = .5)
}
par(mfrow = c(1, 1))
## add title and x-axis label
title <- 'Partial Dependence of Full-Time Results on Which Team Scored First'
xlab <- 'Which team scored first'
mtext(c(title, xlab), side = c(3, 1), line = c(2.5, 3.5), font = c(2, 1), 
	cex = c(1.2, 1))
dev.off()
